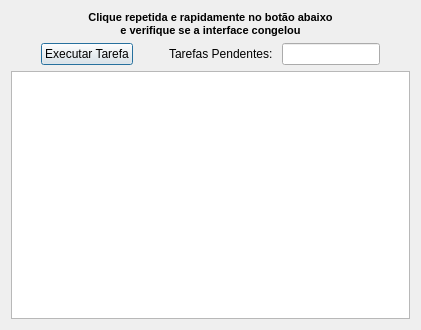
<?xml version="1.0" encoding="UTF-8"?>
<ui version="4.0">
 <class>MainDlgClass</class>
 <widget class="QDialog" name="MainDlgClass">
  <property name="geometry">
   <rect>
    <x>0</x>
    <y>0</y>
    <width>421</width>
    <height>330</height>
   </rect>
  </property>
  <property name="minimumSize">
   <size>
    <width>421</width>
    <height>0</height>
   </size>
  </property>
  <property name="windowTitle">
   <string>Task - com semáforo</string>
  </property>
  <layout class="QVBoxLayout" name="verticalLayout">
   <item>
    <widget class="QLabel" name="label">
     <property name="text">
      <string>&lt;!DOCTYPE HTML PUBLIC &quot;-//W3C//DTD HTML 4.0//EN&quot; &quot;http://www.w3.org/TR/REC-html40/strict.dtd&quot;&gt;
&lt;html&gt;&lt;head&gt;&lt;meta name=&quot;qrichtext&quot; content=&quot;1&quot; /&gt;&lt;style type=&quot;text/css&quot;&gt;
p, li { white-space: pre-wrap; }
&lt;/style&gt;&lt;/head&gt;&lt;body style=&quot; font-family:'MS Shell Dlg 2'; font-size:8.25pt; font-weight:400; font-style:normal;&quot;&gt;
&lt;p style=&quot; margin-top:0px; margin-bottom:0px; margin-left:0px; margin-right:0px; -qt-block-indent:0; text-indent:0px;&quot;&gt;&lt;span style=&quot; font-size:8pt; font-weight:600;&quot;&gt;Clique repetida e rapidamente no botão abaixo&lt;/span&gt;&lt;/p&gt;
&lt;p style=&quot; margin-top:0px; margin-bottom:0px; margin-left:0px; margin-right:0px; -qt-block-indent:0; text-indent:0px;&quot;&gt;&lt;span style=&quot; font-size:8pt; font-weight:600;&quot;&gt;e verifique se a interface congelou&lt;/span&gt;&lt;/p&gt;&lt;/body&gt;&lt;/html&gt;</string>
     </property>
     <property name="alignment">
      <set>Qt::AlignCenter</set>
     </property>
    </widget>
   </item>
   <item>
    <layout class="QHBoxLayout" name="horizontalLayout">
     <item>
      <spacer name="horizontalSpacer">
       <property name="orientation">
        <enum>Qt::Horizontal</enum>
       </property>
       <property name="sizeHint" stdset="0">
        <size>
         <width>40</width>
         <height>20</height>
        </size>
       </property>
      </spacer>
     </item>
     <item>
      <widget class="QPushButton" name="btnTask">
       <property name="text">
        <string>Executar Tarefa</string>
       </property>
      </widget>
     </item>
     <item>
      <spacer name="horizontalSpacer_3">
       <property name="orientation">
        <enum>Qt::Horizontal</enum>
       </property>
       <property name="sizeHint" stdset="0">
        <size>
         <width>40</width>
         <height>20</height>
        </size>
       </property>
      </spacer>
     </item>
     <item>
      <widget class="QLabel" name="label_2">
       <property name="text">
        <string>Tarefas Pendentes: </string>
       </property>
      </widget>
     </item>
     <item>
      <widget class="QLineEdit" name="lineEdit">
       <property name="readOnly">
        <bool>true</bool>
       </property>
      </widget>
     </item>
     <item>
      <spacer name="horizontalSpacer_2">
       <property name="orientation">
        <enum>Qt::Horizontal</enum>
       </property>
       <property name="sizeHint" stdset="0">
        <size>
         <width>40</width>
         <height>20</height>
        </size>
       </property>
      </spacer>
     </item>
    </layout>
   </item>
   <item>
    <widget class="QTextEdit" name="textResult">
     <property name="minimumSize">
      <size>
       <width>345</width>
       <height>234</height>
      </size>
     </property>
    </widget>
   </item>
  </layout>
 </widget>
 <layoutdefault spacing="6" margin="11"/>
 <resources/>
 <connections/>
</ui>
